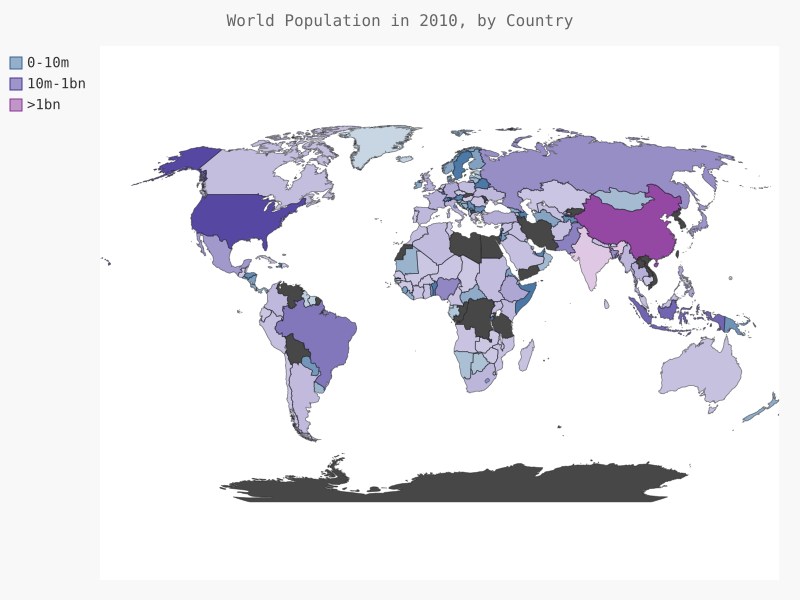

This chart was generated by the following Python code:
#!/usr/bin/env python
# -*- coding: utf-8 -*-
#
#  world_population.py
#  
#  Copyright 2018 Administrator <Administrator@SKY-20180411HYU>
#  
#  This program is free software; you can redistribute it and/or modify
#  it under the terms of the GNU General Public License as published by
#  the Free Software Foundation; either version 2 of the License, or
#  (at your option) any later version.
#  
#  This program is distributed in the hope that it will be useful,
#  but WITHOUT ANY WARRANTY; without even the implied warranty of
#  MERCHANTABILITY or FITNESS FOR A PARTICULAR PURPOSE.  See the
#  GNU General Public License for more details.
#  
#  You should have received a copy of the GNU General Public License
#  along with this program; if not, write to the Free Software
#  Foundation, Inc., 51 Franklin Street, Fifth Floor, Boston,
#  MA 02110-1301, USA.
#  
#  


import json

import pygal
from pygal.style import LightColorizedStyle, RotateStyle

from country_codes import get_country_code

#将数据加载到一个列表中
filename = 'population_data.json'
with open(filename) as f:
	pop_data = json.load(f)

#创建一个包含人口数量的字典
cc_populations = {}
for pop_dict in pop_data:
	if pop_dict['Year'] == '2010':
		country_name = pop_dict['Country Name']
		population = int(float(pop_dict['Value']))
		code = get_country_code(country_name)
		if code:
			cc_populations[code] = population

#根据人口数量将所有的国家分成三组
cc_pops_1, cc_pops_2, cc_pops_3 = {}, {}, {}
for cc, pop in cc_populations.items():
	if pop < 10000000:
		cc_pops_1[cc] = pop
	elif pop < 1000000000:
		cc_pops_2[cc] = pop
	else:
		cc_pops_3[cc] = pop

#看看每组分别包含多少个国家
print(len(cc_pops_1), len(cc_pops_2), len(cc_pops_3))

wm_style = RotateStyle('#336699', base_style=LightColorizedStyle)
wm = pygal.Worldmap(style=wm_style)
wm.title = 'World Population in 2010, by Country'
wm.add('0-10m', cc_pops_1)
wm.add('10m-1bn', cc_pops_2)
wm.add('>1bn', cc_pops_3)

wm.render_to_file('world_population.svg')
